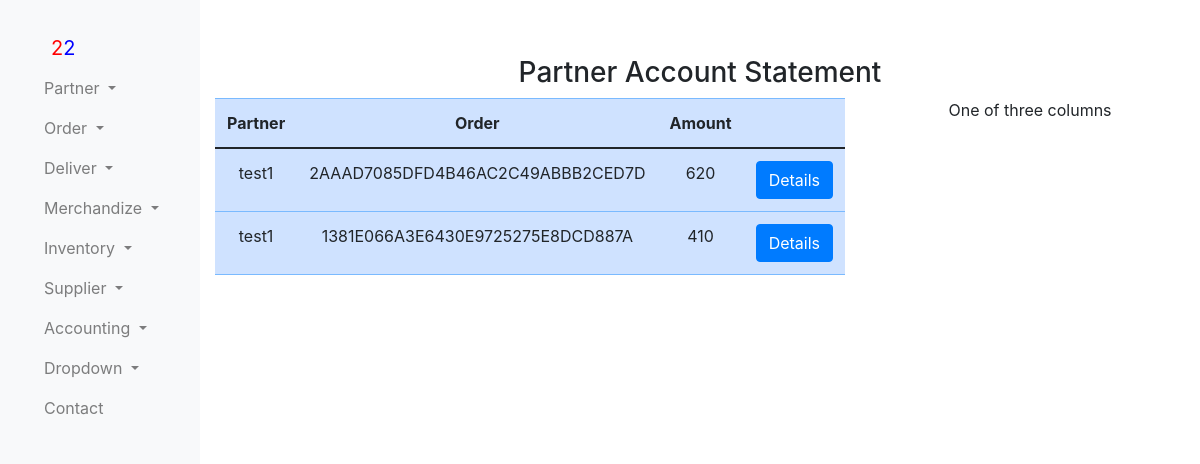
Page /accounting/partnerAccountStatement/1 on the committed database.
### accounting/models.py (models this page shows)
class OrderInvoice(models.Model):
    order =  models.ForeignKey(OrderNumberPartner,on_delete=models.SET_DEFAULT,default=1)
    amount = models.IntegerField()

### order/models.py (models this page shows)
class OrderNumberPartner(models.Model):
    partner = models.ForeignKey(PartnerBusiness,on_delete=models.SET_DEFAULT,default=1)
    orderBy = models.ForeignKey(settings.AUTH_USER_MODEL, on_delete=models.CASCADE)
    order_number = models.CharField(max_length=40)
    total = models.DecimalField(default=0, max_digits=10, decimal_places=2)
    def __str__(self):
        return  self.order_number

### partner/models.py (models this page shows)
class PartnerBusiness(models.Model):
    businessName = models.CharField(max_length=255)
    county = models.CharField(max_length=255)
    town = models.CharField(max_length=255)
    street= models.CharField(max_length=255)
    businessLocation= models.CharField(max_length=255)
    businessType = models.ForeignKey(businessType, on_delete=models.CASCADE)
    registerBy = models.ForeignKey(settings.AUTH_USER_MODEL, on_delete=models.CASCADE)

### accounting/views.py (the view)
def partnerAccountStatementView(request,id):
    orderInvoice=OrderInvoice.objects.filter(order__partner=id)
    return render(request,'partnerAccountStatement.html',{
                            "orderInvoice":orderInvoice
                            })

### accounting/templates/partnerAccountStatement.html
{%extends 'partnerBase.html'%}
{%block content%}
<h3 style="text-align: center;">Partner Account Statement</h3>
    <div>
        <div class="container text-center">
            <div class="row align-items-start">
              <div class="col">
                <div>
                    <table class="table table-primary">
                      <thead>
                        <tr>
                          <th scope="col">Partner</th>
                          <th scope="col">Order</th>
                          <th scope="col">Amount</th>
                          <th scope="col"></th>
                        </tr>
                      </thead>
                      <tbody>
                        {% for or  in  orderInvoice%}
                        <tr>
                          <td scope="row">{{or.order.partner.businessName }}</td>
                          <td scope="row">{{or.order }}</td>
                          <td scope="row">{{or.amount }}</td>
                          <td><a href="?partner_id={{ or.order.partner.id }}" type="button" class="btn btn-primary">Details</a></td>
                        </tr>
                        {% empty %}
                        <tr><td colspan="5">Currently no Data Available</td></tr>
                        {%endfor%}
                      </tbody>
                    </table>
                </div>
              </div>
              <div class="col">
                One of three columns
              </div>
            </div>
          </div>
    </div>
{%endblock%}

### rows in the picture
OrderInvoice: order.partner.businessName "test1", order "2AAAD7085DFD4B46AC2C49ABBB2CED7D", amount "620"
OrderInvoice: order.partner.businessName "test1", order "1381E066A3E6430E9725275E8DCD887A", amount "410"
